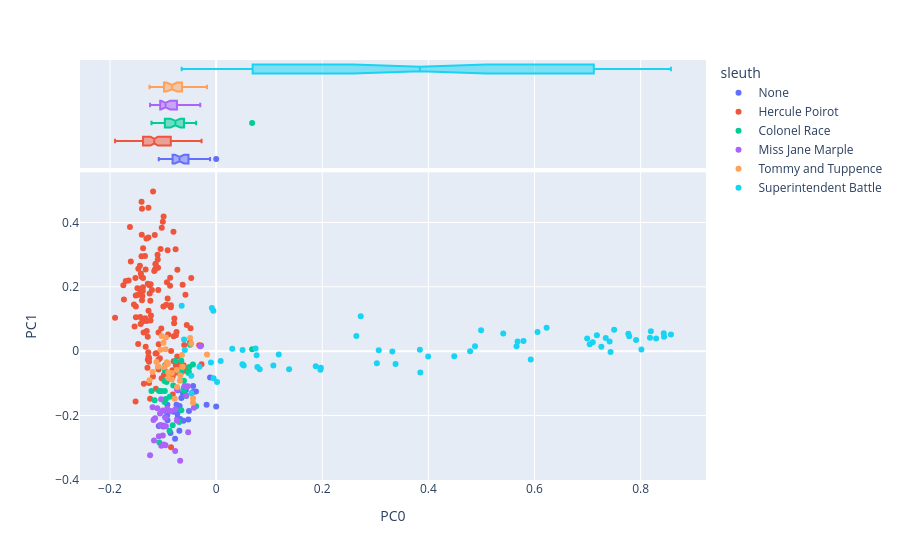

The cell this chart's notebook holds for it:
### Markdown cell above
#### Scatterplot of documents in the space created by the first two components

With points colored by metadata features.

### Code cell
# create a scatterplot of documents in the space created by the first 2 components
# coloring the points by sleuth

# fill the NaN for works without a sleuth (Giant's Bread)
DOC['sleuth'] = DOC['sleuth'].fillna('None')

px.scatter(
    data_frame = DCM.join(DOC).reset_index(),
    x = 'PC0', # first PC
    y = 'PC1', # second PC
    color = 'sleuth', # color by sleuth
    hover_name = 'label', # use concat string for hover info
    hover_data=['pub_year_original', 'work_type', 'primary_genre'], # add more hover data
    marginal_x = 'box' # add boxplot to x axis
)

### Figure 1 — Plotly figure (JSON) as saved in the notebook; plotly's stock layout.template omitted (floating-point values rounded to 4 significant figures; data arrays with more than 128 entries replaced by an {"elided": "..."} marker saying what was removed)
{"data": [{"customdata": [[1930, "novel", "Romance"], [1930, "novel", "Romance"], [1930, "novel", "Romance"], [1930, "novel", "Romance"], [1930, "novel", "Romance"], [1930, "novel", "Romance"], [1930, "novel", "Romance"], [1930, "novel", "Romance"], [1930, "novel", "Romance"], [1930, "novel", "Romance"], [1930, "novel", "Romance"], [1930, "novel", "Romance"], [1930, "novel", "Romance"], [1930, "novel", "Romance"], [1930, "novel", "Romance"], [1930, "novel", "Romance"], [1930, "novel", "Romance"], [1930, "novel", "Romance"], [1930, "novel", "Romance"], [1930, "novel", "Romance"], [1930, "novel", "Romance"], [1930, "novel", "Romance"], [1930, "novel", "Romance"], [1930, "novel", "Romance"], [1930, "novel", "Romance"], [1930, "novel", "Romance"], [1930, "novel", "Romance"], [1930, "novel", "Romance"], [1930, "novel", "Romance"]], "hovertemplate": "<b>%{hovertext}</b><br><br>sleuth=None<br>PC0=%{x}<br>PC1=%{y}<br>pub_year_original=%{customdata[0]}<br>work_type=%{customdata[1]}<br>primary_genre=%{customdata[2]}<extra></extra>", "hovertext": ["giants-bread ch.0", "giants-bread ch.1", "giants-bread ch.2", "giants-bread ch.3", "giants-bread ch.4", "giants-bread ch.5", "giants-bread ch.6", "giants-bread ch.7", "giants-bread ch.8", "giants-bread ch.9", "giants-bread ch.10", "giants-bread ch.11", "giants-bread ch.12", "giants-bread ch.13", "giants-bread ch.14", "giants-bread ch.15", "giants-bread ch.16", "giants-bread ch.17", "giants-bread ch.18", "giants-bread ch.19", "giants-bread ch.20", "giants-bread ch.21", "giants-bread ch.22", "giants-bread ch.23", "giants-bread ch.24", "giants-bread ch.25", "giants-bread ch.26", "giants-bread ch.27", "giants-bread ch.28"], "legendgroup": "None", "marker": {"color": "#636efa", "symbol": "circle"}, "mode": "markers", "name": "None", "orientation": "v", "showlegend": true, "type": "scatter", "x": [-0.05692, -0.04333, -0.03803, -0.0627, -0.0959, -0.06853, -0.06156, -0.06926, -0.0676, -0.08598, -0.073, -0.1081, -0.08075, -0.07734, -0.05233, -0.07257, -0.09193, -0.09944, -0.07295, -0.09146, -0.0746, -0.06543, -0.05116, -0.01138, 0.0001237, -0.04353, -0.01794, -0.06886, -0.09182], "xaxis": "x", "y": [-0.1208, -0.1083, -0.1256, -0.1302, -0.206, -0.1825, -0.2161, -0.2477, -0.2107, -0.2543, -0.1946, -0.2327, -0.1885, -0.2726, -0.2128, -0.1214, -0.1986, -0.2342, -0.2093, -0.2148, -0.1671, -0.146, -0.1858, -0.08188, -0.172, -0.1272, -0.1666, -0.1705, -0.1664], "yaxis": "y"}, {"alignmentgroup": "True", "customdata": [[1930, "novel", "Romance"], [1930, "novel", "Romance"], [1930, "novel", "Romance"], [1930, "novel", "Romance"], [1930, "novel", "Romance"], [1930, "novel", "Romance"], [1930, "novel", "Romance"], [1930, "novel", "Romance"], [1930, "novel", "Romance"], [1930, "novel", "Romance"], [1930, "novel", "Romance"], [1930, "novel", "Romance"], [1930, "novel", "Romance"], [1930, "novel", "Romance"], [1930, "novel", "Romance"], [1930, "novel", "Romance"], [1930, "novel", "Romance"], [1930, "novel", "Romance"], [1930, "novel", "Romance"], [1930, "novel", "Romance"], [1930, "novel", "Romance"], [1930, "novel", "Romance"], [1930, "novel", "Romance"], [1930, "novel", "Romance"], [1930, "novel", "Romance"], [1930, "novel", "Romance"], [1930, "novel", "Romance"], [1930, "novel", "Romance"], [1930, "novel", "Romance"]], "hovertemplate": "<b>%{hovertext}</b><br><br>sleuth=None<br>PC0=%{x}<br>pub_year_original=%{customdata[0]}<br>work_type=%{customdata[1]}<br>primary_genre=%{customdata[2]}<extra></extra>", "hovertext": ["giants-bread ch.0", "giants-bread ch.1", "giants-bread ch.2", "giants-bread ch.3", "giants-bread ch.4", "giants-bread ch.5", "giants-bread ch.6", "giants-bread ch.7", "giants-bread ch.8", "giants-bread ch.9", "giants-bread ch.10", "giants-bread ch.11", "giants-bread ch.12", "giants-bread ch.13", "giants-bread ch.14", "giants-bread ch.15", "giants-bread ch.16", "giants-bread ch.17", "giants-bread ch.18", "giants-bread ch.19", "giants-bread ch.20", "giants-bread ch.21", "giants-bread ch.22", "giants-bread ch.23", "giants-bread ch.24", "giants-bread ch.25", "giants-bread ch.26", "giants-bread ch.27", "giants-bread ch.28"], "legendgroup": "None", "marker": {"color": "#636efa", "symbol": "circle"}, "name": "None", "notched": true, "offsetgroup": "None", "showlegend": false, "type": "box", "x": [-0.05692, -0.04333, -0.03803, -0.0627, -0.0959, -0.06853, -0.06156, -0.06926, -0.0676, -0.08598, -0.073, -0.1081, -0.08075, -0.07734, -0.05233, -0.07257, -0.09193, -0.09944, -0.07295, -0.09146, -0.0746, -0.06543, -0.05116, -0.01138, 0.0001237, -0.04353, -0.01794, -0.06886, -0.09182], "xaxis": "x2", "yaxis": "y2"}, {"customdata": {"elided": "133x3 mixed values"}, "hovertemplate": "<b>%{hovertext}</b><br><br>sleuth=Hercule Poirot<br>PC0=%{x}<br>PC1=%{y}<br>pub_year_original=%{customdata[0]}<br>work_type=%{customdata[1]}<br>primary_genre=%{customdata[2]}<extra></extra>", "hovertext": {"elided": "133 str values"}, "legendgroup": "Hercule Poirot", "marker": {"color": "#EF553B", "symbol": "circle"}, "mode": "markers", "name": "Hercule Poirot", "orientation": "v", "showlegend": true, "type": "scatter", "x": {"elided": "133 float values"}, "xaxis": "x", "y": {"elided": "133 float values"}, "yaxis": "y"}, {"alignmentgroup": "True", "customdata": {"elided": "133x3 mixed values"}, "hovertemplate": "<b>%{hovertext}</b><br><br>sleuth=Hercule Poirot<br>PC0=%{x}<br>pub_year_original=%{customdata[0]}<br>work_type=%{customdata[1]}<br>primary_genre=%{customdata[2]}<extra></extra>", "hovertext": {"elided": "133 str values"}, "legendgroup": "Hercule Poirot", "marker": {"color": "#EF553B", "symbol": "circle"}, "name": "Hercule Poirot", "notched": true, "offsetgroup": "Hercule Poirot", "showlegend": false, "type": "box", "x": {"elided": "133 float values"}, "xaxis": "x2", "yaxis": "y2"}, {"customdata": [[1924, "novel", "Murder Mystery"], [1924, "novel", "Murder Mystery"], [1924, "novel", "Murder Mystery"], [1924, "novel", "Murder Mystery"], [1924, "novel", "Murder Mystery"], [1924, "novel", "Murder Mystery"], [1924, "novel", "Murder Mystery"], [1924, "novel", "Murder Mystery"], [1924, "novel", "Murder Mystery"], [1924, "novel", "Murder Mystery"], [1924, "novel", "Murder Mystery"], [1924, "novel", "Murder Mystery"], [1924, "novel", "Murder Mystery"], [1924, "novel", "Murder Mystery"], [1924, "novel", "Murder Mystery"], [1924, "novel", "Murder Mystery"], [1924, "novel", "Murder Mystery"], [1924, "novel", "Murder Mystery"], [1924, "novel", "Murder Mystery"], [1924, "novel", "Murder Mystery"], [1924, "novel", "Murder Mystery"], [1924, "novel", "Murder Mystery"], [1924, "novel", "Murder Mystery"], [1924, "novel", "Murder Mystery"], [1924, "novel", "Murder Mystery"], [1924, "novel", "Murder Mystery"], [1924, "novel", "Murder Mystery"], [1924, "novel", "Murder Mystery"], [1924, "novel", "Murder Mystery"], [1924, "novel", "Murder Mystery"], [1924, "novel", "Murder Mystery"], [1924, "novel", "Murder Mystery"], [1924, "novel", "Murder Mystery"], [1924, "novel", "Murder Mystery"], [1924, "novel", "Murder Mystery"], [1924, "novel", "Murder Mystery"], [1924, "novel", "Murder Mystery"]], "hovertemplate": "<b>%{hovertext}</b><br><br>sleuth=Colonel Race<br>PC0=%{x}<br>PC1=%{y}<br>pub_year_original=%{customdata[0]}<br>work_type=%{customdata[1]}<br>primary_genre=%{customdata[2]}<extra></extra>", "hovertext": ["the-man-in-the-brown-suit ch.0", "the-man-in-the-brown-suit ch.1", "the-man-in-the-brown-suit ch.2", "the-man-in-the-brown-suit ch.3", "the-man-in-the-brown-suit ch.4", "the-man-in-the-brown-suit ch.5", "the-man-in-the-brown-suit ch.6", "the-man-in-the-brown-suit ch.7", "the-man-in-the-brown-suit ch.8", "the-man-in-the-brown-suit ch.9", "the-man-in-the-brown-suit ch.10", "the-man-in-the-brown-suit ch.11", "the-man-in-the-brown-suit ch.12", "the-man-in-the-brown-suit ch.13", "the-man-in-the-brown-suit ch.14", "the-man-in-the-brown-suit ch.15", "the-man-in-the-brown-suit ch.16", "the-man-in-the-brown-suit ch.17", "the-man-in-the-brown-suit ch.18", "the-man-in-the-brown-suit ch.19", "the-man-in-the-brown-suit ch.20", "the-man-in-the-brown-suit ch.21", "the-man-in-the-brown-suit ch.22", "the-man-in-the-brown-suit ch.23", "the-man-in-the-brown-suit ch.24", "the-man-in-the-brown-suit ch.25", "the-man-in-the-brown-suit ch.26", "the-man-in-the-brown-suit ch.27", "the-man-in-the-brown-suit ch.28", "the-man-in-the-brown-suit ch.29", "the-man-in-the-brown-suit ch.30", "the-man-in-the-brown-suit ch.31", "the-man-in-the-brown-suit ch.32", "the-man-in-the-brown-suit ch.33", "the-man-in-the-brown-suit ch.34", "the-man-in-the-brown-suit ch.35", "the-man-in-the-brown-suit ch.36"], "legendgroup": "Colonel Race", "marker": {"color": "#00cc96", "symbol": "circle"}, "mode": "markers", "name": "Colonel Race", "orientation": "v", "showlegend": true, "type": "scatter", "x": [-0.1088, -0.06446, -0.06024, -0.06565, -0.07667, 0.06785, -0.05196, -0.04916, -0.05047, -0.09659, -0.0437, -0.08782, -0.03769, -0.09733, -0.1033, -0.06552, -0.0972, -0.05651, -0.09619, -0.08728, -0.0967, -0.08073, -0.06867, -0.06104, -0.107, -0.1075, -0.1218, -0.09468, -0.06069, -0.067, -0.09339, -0.05174, -0.1159, -0.09621, -0.08186, -0.06957, -0.06655], "xaxis": "x", "y": [-0.04928, -0.05528, -0.1233, -0.0297, -0.03093, 0.006084, -0.06813, 0.01973, -0.04917, -0.1856, -0.04188, -0.2479, -0.1717, -0.09299, -0.1239, -0.1839, -0.1579, -0.1397, -0.04417, -0.142, -0.1239, -0.1066, -0.06934, -0.1155, -0.2839, -0.1238, -0.1237, -0.1486, -0.09191, -0.06692, -0.09606, -0.06257, -0.1525, -0.06145, -0.2304, -0.2204, -0.06824], "yaxis": "y"}, {"alignmentgroup": "True", "customdata": [[1924, "novel", "Murder Mystery"], [1924, "novel", "Murder Mystery"], [1924, "novel", "Murder Mystery"], [1924, "novel", "Murder Mystery"], [1924, "novel", "Murder Mystery"], [1924, "novel", "Murder Mystery"], [1924, "novel", "Murder Mystery"], [1924, "novel", "Murder Mystery"], [1924, "novel", "Murder Mystery"], [1924, "novel", "Murder Mystery"], [1924, "novel", "Murder Mystery"], [1924, "novel", "Murder Mystery"], [1924, "novel", "Murder Mystery"], [1924, "novel", "Murder Mystery"], [1924, "novel", "Murder Mystery"], [1924, "novel", "Murder Mystery"], [1924, "novel", "Murder Mystery"], [1924, "novel", "Murder Mystery"], [1924, "novel", "Murder Mystery"], [1924, "novel", "Murder Mystery"], [1924, "novel", "Murder Mystery"], [1924, "novel", "Murder Mystery"], [1924, "novel", "Murder Mystery"], [1924, "novel", "Murder Mystery"], [1924, "novel", "Murder Mystery"], [1924, "novel", "Murder Mystery"], [1924, "novel", "Murder Mystery"], [1924, "novel", "Murder Mystery"], [1924, "novel", "Murder Mystery"], [1924, "novel", "Murder Mystery"], [1924, "novel", "Murder Mystery"], [1924, "novel", "Murder Mystery"], [1924, "novel", "Murder Mystery"], [1924, "novel", "Murder Mystery"], [1924, "novel", "Murder Mystery"], [1924, "novel", "Murder Mystery"], [1924, "novel", "Murder Mystery"]], "hovertemplate": "<b>%{hovertext}</b><br><br>sleuth=Colonel Race<br>PC0=%{x}<br>pub_year_original=%{customdata[0]}<br>work_type=%{customdata[1]}<br>primary_genre=%{customdata[2]}<extra></extra>", "hovertext": ["the-man-in-the-brown-suit ch.0", "the-man-in-the-brown-suit ch.1", "the-man-in-the-brown-suit ch.2", "the-man-in-the-brown-suit ch.3", "the-man-in-the-brown-suit ch.4", "the-man-in-the-brown-suit ch.5", "the-man-in-the-brown-suit ch.6", "the-man-in-the-brown-suit ch.7", "the-man-in-the-brown-suit ch.8", "the-man-in-the-brown-suit ch.9", "the-man-in-the-brown-suit ch.10", "the-man-in-the-brown-suit ch.11", "the-man-in-the-brown-suit ch.12", "the-man-in-the-brown-suit ch.13", "the-man-in-the-brown-suit ch.14", "the-man-in-the-brown-suit ch.15", "the-man-in-the-brown-suit ch.16", "the-man-in-the-brown-suit ch.17", "the-man-in-the-brown-suit ch.18", "the-man-in-the-brown-suit ch.19", "the-man-in-the-brown-suit ch.20", "the-man-in-the-brown-suit ch.21", "the-man-in-the-brown-suit ch.22", "the-man-in-the-brown-suit ch.23", "the-man-in-the-brown-suit ch.24", "the-man-in-the-brown-suit ch.25", "the-man-in-the-brown-suit ch.26", "the-man-in-the-brown-suit ch.27", "the-man-in-the-brown-suit ch.28", "the-man-in-the-brown-suit ch.29", "the-man-in-the-brown-suit ch.30", "the-man-in-the-brown-suit ch.31", "the-man-in-the-brown-suit ch.32", "the-man-in-the-brown-suit ch.33", "the-man-in-the-brown-suit ch.34", "the-man-in-the-brown-suit ch.35", "the-man-in-the-brown-suit ch.36"], "legendgroup": "Colonel Race", "marker": {"color": "#00cc96", "symbol": "circle"}, "name": "Colonel Race", "notched": true, "offsetgroup": "Colonel Race", "showlegend": false, "type": "box", "x": [-0.1088, -0.06446, -0.06024, -0.06565, -0.07667, 0.06785, -0.05196, -0.04916, -0.05047, -0.09659, -0.0437, -0.08782, -0.03769, -0.09733, -0.1033, -0.06552, -0.0972, -0.05651, -0.09619, -0.08728, -0.0967, -0.08073, -0.06867, -0.06104, -0.107, -0.1075, -0.1218, -0.09468, -0.06069, -0.067, -0.09339, -0.05174, -0.1159, -0.09621, -0.08186, -0.06957, -0.06655], "xaxis": "x2", "yaxis": "y2"}, {"customdata": [[1930, "novel", "Murder Mystery"], [1930, "novel", "Murder Mystery"], [1930, "novel", "Murder Mystery"], [1930, "novel", "Murder Mystery"], [1930, "novel", "Murder Mystery"], [1930, "novel", "Murder Mystery"], [1930, "novel", "Murder Mystery"], [1930, "novel", "Murder Mystery"], [1930, "novel", "Murder Mystery"], [1930, "novel", "Murder Mystery"], [1930, "novel", "Murder Mystery"], [1930, "novel", "Murder Mystery"], [1930, "novel", "Murder Mystery"], [1930, "novel", "Murder Mystery"], [1930, "novel", "Murder Mystery"], [1930, "novel", "Murder Mystery"], [1930, "novel", "Murder Mystery"], [1930, "novel", "Murder Mystery"], [1930, "novel", "Murder Mystery"], [1930, "novel", "Murder Mystery"], [1930, "novel", "Murder Mystery"], [1930, "novel", "Murder Mystery"], [1930, "novel", "Murder Mystery"], [1930, "novel", "Murder Mystery"], [1930, "novel", "Murder Mystery"], [1930, "novel", "Murder Mystery"], [1930, "novel", "Murder Mystery"], [1930, "novel", "Murder Mystery"], [1930, "novel", "Murder Mystery"], [1930, "novel", "Murder Mystery"], [1930, "novel", "Murder Mystery"], [1930, "novel", "Murder Mystery"]], "hovertemplate": "<b>%{hovertext}</b><br><br>sleuth=Miss Jane Marple<br>PC0=%{x}<br>PC1=%{y}<br>pub_year_original=%{customdata[0]}<br>work_type=%{customdata[1]}<br>primary_genre=%{customdata[2]}<extra></extra>", "hovertext": ["the-murder-at-the-vicarage ch.1", "the-murder-at-the-vicarage ch.2", "the-murder-at-the-vicarage ch.3", "the-murder-at-the-vicarage ch.4", "the-murder-at-the-vicarage ch.5", "the-murder-at-the-vicarage ch.6", "the-murder-at-the-vicarage ch.7", "the-murder-at-the-vicarage ch.8", "the-murder-at-the-vicarage ch.9", "the-murder-at-the-vicarage ch.10", "the-murder-at-the-vicarage ch.11", "the-murder-at-the-vicarage ch.12", "the-murder-at-the-vicarage ch.13", "the-murder-at-the-vicarage ch.14", "the-murder-at-the-vicarage ch.15", "the-murder-at-the-vicarage ch.16", "the-murder-at-the-vicarage ch.17", "the-murder-at-the-vicarage ch.18", "the-murder-at-the-vicarage ch.19", "the-murder-at-the-vicarage ch.20", "the-murder-at-the-vicarage ch.21", "the-murder-at-the-vicarage ch.22", "the-murder-at-the-vicarage ch.23", "the-murder-at-the-vicarage ch.24", "the-murder-at-the-vicarage ch.25", "the-murder-at-the-vicarage ch.26", "the-murder-at-the-vicarage ch.27", "the-murder-at-the-vicarage ch.28", "the-murder-at-the-vicarage ch.29", "the-murder-at-the-vicarage ch.30", "the-murder-at-the-vicarage ch.31", "the-murder-at-the-vicarage ch.32"], "legendgroup": "Miss Jane Marple", "marker": {"color": "#ab63fa", "symbol": "circle"}, "mode": "markers", "name": "Miss Jane Marple", "orientation": "v", "showlegend": true, "type": "scatter", "x": [-0.0933, -0.1033, -0.1036, -0.09928, -0.09213, -0.105, -0.05262, -0.09528, -0.06773, -0.09534, -0.09866, -0.1245, -0.07717, -0.1005, -0.1171, -0.1079, -0.09473, -0.1058, -0.074, -0.05935, -0.05614, -0.1197, -0.118, -0.077, -0.1108, -0.1151, -0.05326, -0.02988, -0.07373, -0.1004, -0.04188, -0.08535], "xaxis": "x", "y": [-0.1832, -0.2941, -0.15, -0.2315, -0.1794, -0.2298, -0.2524, -0.2926, -0.3412, -0.2072, -0.2906, -0.3241, -0.3102, -0.1845, -0.2779, -0.2649, -0.2334, -0.1938, -0.2159, -0.1087, -0.1388, -0.1748, -0.2145, -0.1814, -0.1773, -0.209, -0.1095, 0.01545, -0.1191, -0.2627, -0.1761, -0.1861], "yaxis": "y"}, {"alignmentgroup": "True", "customdata": [[1930, "novel", "Murder Mystery"], [1930, "novel", "Murder Mystery"], [1930, "novel", "Murder Mystery"], [1930, "novel", "Murder Mystery"], [1930, "novel", "Murder Mystery"], [1930, "novel", "Murder Mystery"], [1930, "novel", "Murder Mystery"], [1930, "novel", "Murder Mystery"], [1930, "novel", "Murder Mystery"], [1930, "novel", "Murder Mystery"], [1930, "novel", "Murder Mystery"], [1930, "novel", "Murder Mystery"], [1930, "novel", "Murder Mystery"], [1930, "novel", "Murder Mystery"], [1930, "novel", "Murder Mystery"], [1930, "novel", "Murder Mystery"], [1930, "novel", "Murder Mystery"], [1930, "novel", "Murder Mystery"], [1930, "novel", "Murder Mystery"], [1930, "novel", "Murder Mystery"], [1930, "novel", "Murder Mystery"], [1930, "novel", "Murder Mystery"], [1930, "novel", "Murder Mystery"], [1930, "novel", "Murder Mystery"], [1930, "novel", "Murder Mystery"], [1930, "novel", "Murder Mystery"], [1930, "novel", "Murder Mystery"], [1930, "novel", "Murder Mystery"], [1930, "novel", "Murder Mystery"], [1930, "novel", "Murder Mystery"], [1930, "novel", "Murder Mystery"], [1930, "novel", "Murder Mystery"]], "hovertemplate": "<b>%{hovertext}</b><br><br>sleuth=Miss Jane Marple<br>PC0=%{x}<br>pub_year_original=%{customdata[0]}<br>work_type=%{customdata[1]}<br>primary_genre=%{customdata[2]}<extra></extra>", "hovertext": ["the-murder-at-the-vicarage ch.1", "the-murder-at-the-vicarage ch.2", "the-murder-at-the-vicarage ch.3", "the-murder-at-the-vicarage ch.4", "the-murder-at-the-vicarage ch.5", "the-murder-at-the-vicarage ch.6", "the-murder-at-the-vicarage ch.7", "the-murder-at-the-vicarage ch.8", "the-murder-at-the-vicarage ch.9", "the-murder-at-the-vicarage ch.10", "the-murder-at-the-vicarage ch.11", "the-murder-at-the-vicarage ch.12", "the-murder-at-the-vicarage ch.13", "the-murder-at-the-vicarage ch.14", "the-murder-at-the-vicarage ch.15", "the-murder-at-the-vicarage ch.16", "the-murder-at-the-vicarage ch.17", "the-murder-at-the-vicarage ch.18", "the-murder-at-the-vicarage ch.19", "the-murder-at-the-vicarage ch.20", "the-murder-at-the-vicarage ch.21", "the-murder-at-the-vicarage ch.22", "the-murder-at-the-vicarage ch.23", "the-murder-at-the-vicarage ch.24", "the-murder-at-the-vicarage ch.25", "the-murder-at-the-vicarage ch.26", "the-murder-at-the-vicarage ch.27", "the-murder-at-the-vicarage ch.28", "the-murder-at-the-vicarage ch.29", "the-murder-at-the-vicarage ch.30", "the-murder-at-the-vicarage ch.31", "the-murder-at-the-vicarage ch.32"], "legendgroup": "Miss Jane Marple", "marker": {"color": "#ab63fa", "symbol": "circle"}, "name": "Miss Jane Marple", "notched": true, "offsetgroup": "Miss Jane Marple", "showlegend": false, "type": "box", "x": [-0.0933, -0.1033, -0.1036, -0.09928, -0.09213, -0.105, -0.05262, -0.09528, -0.06773, -0.09534, -0.09866, -0.1245, -0.07717, -0.1005, -0.1171, -0.1079, -0.09473, -0.1058, -0.074, -0.05935, -0.05614, -0.1197, -0.118, -0.077, -0.1108, -0.1151, -0.05326, -0.02988, -0.07373, -0.1004, -0.04188, -0.08535], "xaxis": "x2", "yaxis": "y2"}, {"customdata": [[1922, "novel", "Espionage"], [1922, "novel", "Espionage"], [1922, "novel", "Espionage"], [1922, "novel", "Espionage"], [1922, "novel", "Espionage"], [1922, "novel", "Espionage"], [1922, "novel", "Espionage"], [1922, "novel", "Espionage"], [1922, "novel", "Espionage"], [1922, "novel", "Espionage"], [1922, "novel", "Espionage"], [1922, "novel", "Espionage"], [1922, "novel", "Espionage"], [1922, "novel", "Espionage"], [1922, "novel", "Espionage"], [1922, "novel", "Espionage"], [1922, "novel", "Espionage"], [1922, "novel", "Espionage"], [1922, "novel", "Espionage"], [1922, "novel", "Espionage"], [1922, "novel", "Espionage"], [1922, "novel", "Espionage"], [1922, "novel", "Espionage"], [1922, "novel", "Espionage"], [1922, "novel", "Espionage"], [1922, "novel", "Espionage"], [1922, "novel", "Espionage"], [1922, "novel", "Espionage"], [1922, "novel", "Espionage"]], "hovertemplate": "<b>%{hovertext}</b><br><br>sleuth=Tommy and Tuppence<br>PC0=%{x}<br>PC1=%{y}<br>pub_year_original=%{customdata[0]}<br>work_type=%{customdata[1]}<br>primary_genre=%{customdata[2]}<extra></extra>", "hovertext": ["the-secret-adversary ch.0", "the-secret-adversary ch.1", "the-secret-adversary ch.2", "the-secret-adversary ch.3", "the-secret-adversary ch.4", "the-secret-adversary ch.5", "the-secret-adversary ch.6", "the-secret-adversary ch.7", "the-secret-adversary ch.8", "the-secret-adversary ch.9", "the-secret-adversary ch.10", "the-secret-adversary ch.11", "the-secret-adversary ch.12", "the-secret-adversary ch.13", "the-secret-adversary ch.14", "the-secret-adversary ch.15", "the-secret-adversary ch.16", "the-secret-adversary ch.17", "the-secret-adversary ch.18", "the-secret-adversary ch.19", "the-secret-adversary ch.20", "the-secret-adversary ch.21", "the-secret-adversary ch.22", "the-secret-adversary ch.23", "the-secret-adversary ch.24", "the-secret-adversary ch.25", "the-secret-adversary ch.26", "the-secret-adversary ch.27", "the-secret-adversary ch.28"], "legendgroup": "Tommy and Tuppence", "marker": {"color": "#FFA15A", "symbol": "circle"}, "mode": "markers", "name": "Tommy and Tuppence", "orientation": "v", "showlegend": true, "type": "scatter", "x": [-0.01723, -0.07804, -0.0946, -0.04349, -0.09532, -0.07347, -0.06373, -0.04901, -0.09932, -0.08331, -0.1045, -0.08331, -0.1256, -0.09007, -0.09095, -0.09007, -0.09279, -0.1025, -0.09788, -0.1124, -0.0676, -0.06831, -0.07406, -0.0631, -0.04684, -0.1197, -0.06438, -0.109, -0.0437], "xaxis": "x", "y": [-0.0105, -0.1483, 0.04205, -0.1465, 0.005766, -0.1114, -0.04831, 0.04078, 0.02612, -0.06838, 0.004607, -0.08852, -0.09029, -0.06612, -0.04009, -0.08345, -0.03438, 0.04736, -0.04923, -0.03361, -0.07602, -0.09203, -0.05856, -0.04872, 0.0233, -0.06473, -0.01229, -0.04782, -0.1599], "yaxis": "y"}, {"alignmentgroup": "True", "customdata": [[1922, "novel", "Espionage"], [1922, "novel", "Espionage"], [1922, "novel", "Espionage"], [1922, "novel", "Espionage"], [1922, "novel", "Espionage"], [1922, "novel", "Espionage"], [1922, "novel", "Espionage"], [1922, "novel", "Espionage"], [1922, "novel", "Espionage"], [1922, "novel", "Espionage"], [1922, "novel", "Espionage"], [1922, "novel", "Espionage"], [1922, "novel", "Espionage"], [1922, "novel", "Espionage"], [1922, "novel", "Espionage"], [1922, "novel", "Espionage"], [1922, "novel", "Espionage"], [1922, "novel", "Espionage"], [1922, "novel", "Espionage"], [1922, "novel", "Espionage"], [1922, "novel", "Espionage"], [1922, "novel", "Espionage"], [1922, "novel", "Espionage"], [1922, "novel", "Espionage"], [1922, "novel", "Espionage"], [1922, "novel", "Espionage"], [1922, "novel", "Espionage"], [1922, "novel", "Espionage"], [1922, "novel", "Espionage"]], "hovertemplate": "<b>%{hovertext}</b><br><br>sleuth=Tommy and Tuppence<br>PC0=%{x}<br>pub_year_original=%{customdata[0]}<br>work_type=%{customdata[1]}<br>primary_genre=%{customdata[2]}<extra></extra>", "hovertext": ["the-secret-adversary ch.0", "the-secret-adversary ch.1", "the-secret-adversary ch.2", "the-secret-adversary ch.3", "the-secret-adversary ch.4", "the-secret-adversary ch.5", "the-secret-adversary ch.6", "the-secret-adversary ch.7", "the-secret-adversary ch.8", "the-secret-adversary ch.9", "the-secret-adversary ch.10", "the-secret-adversary ch.11", "the-secret-adversary ch.12", "the-secret-adversary ch.13", "the-secret-adversary ch.14", "the-secret-adversary ch.15", "the-secret-adversary ch.16", "the-secret-adversary ch.17", "the-secret-adversary ch.18", "the-secret-adversary ch.19", "the-secret-adversary ch.20", "the-secret-adversary ch.21", "the-secret-adversary ch.22", "the-secret-adversary ch.23", "the-secret-adversary ch.24", "the-secret-adversary ch.25", "the-secret-adversary ch.26", "the-secret-adversary ch.27", "the-secret-adversary ch.28"], "legendgroup": "Tommy and Tuppence", "marker": {"color": "#FFA15A", "symbol": "circle"}, "name": "Tommy and Tuppence", "notched": true, "offsetgroup": "Tommy and Tuppence", "showlegend": false, "type": "box", "x": [-0.01723, -0.07804, -0.0946, -0.04349, -0.09532, -0.07347, -0.06373, -0.04901, -0.09932, -0.08331, -0.1045, -0.08331, -0.1256, -0.09007, -0.09095, -0.09007, -0.09279, -0.1025, -0.09788, -0.1124, -0.0676, -0.06831, -0.07406, -0.0631, -0.04684, -0.1197, -0.06438, -0.109, -0.0437], "xaxis": "x2", "yaxis": "y2"}, {"customdata": {"elided": "65x3 mixed values"}, "hovertemplate": "<b>%{hovertext}</b><br><br>sleuth=Superintendent Battle<br>PC0=%{x}<br>PC1=%{y}<br>pub_year_original=%{customdata[0]}<br>work_type=%{customdata[1]}<br>primary_genre=%{customdata[2]}<extra></extra>", "hovertext": ["the-secret-of-chimneys ch.1", "the-secret-of-chimneys ch.2", "the-secret-of-chimneys ch.3", "the-secret-of-chimneys ch.4", "the-secret-of-chimneys ch.5", "the-secret-of-chimneys ch.6", "the-secret-of-chimneys ch.7", "the-secret-of-chimneys ch.8", "the-secret-of-chimneys ch.9", "the-secret-of-chimneys ch.10", "the-secret-of-chimneys ch.11", "the-secret-of-chimneys ch.12", "the-secret-of-chimneys ch.13", "the-secret-of-chimneys ch.14", "the-secret-of-chimneys ch.15", "the-secret-of-chimneys ch.16", "the-secret-of-chimneys ch.17", "the-secret-of-chimneys ch.18", "the-secret-of-chimneys ch.19", "the-secret-of-chimneys ch.20", "the-secret-of-chimneys ch.21", "the-secret-of-chimneys ch.22", "the-secret-of-chimneys ch.23", "the-secret-of-chimneys ch.24", "the-secret-of-chimneys ch.25", "the-secret-of-chimneys ch.26", "the-secret-of-chimneys ch.27", "the-secret-of-chimneys ch.28", "the-secret-of-chimneys ch.29", "the-secret-of-chimneys ch.30", "the-secret-of-chimneys ch.31", "the-seven-dials-mystery ch.1", "the-seven-dials-mystery ch.2", "the-seven-dials-mystery ch.3", "the-seven-dials-mystery ch.4", "the-seven-dials-mystery ch.5", "the-seven-dials-mystery ch.6", "the-seven-dials-mystery ch.7", "the-seven-dials-mystery ch.8", "the-seven-dials-mystery ch.9", "the-seven-dials-mystery ch.10", "the-seven-dials-mystery ch.11", "the-seven-dials-mystery ch.12", "the-seven-dials-mystery ch.13", "the-seven-dials-mystery ch.14", "the-seven-dials-mystery ch.15", "the-seven-dials-mystery ch.16", "the-seven-dials-mystery ch.17", "the-seven-dials-mystery ch.18", "the-seven-dials-mystery ch.19", "the-seven-dials-mystery ch.20", "the-seven-dials-mystery ch.21", "the-seven-dials-mystery ch.22", "the-seven-dials-mystery ch.23", "the-seven-dials-mystery ch.24", "the-seven-dials-mystery ch.25", "the-seven-dials-mystery ch.26", "the-seven-dials-mystery ch.27", "the-seven-dials-mystery ch.28", "the-seven-dials-mystery ch.29", "the-seven-dials-mystery ch.30", "the-seven-dials-mystery ch.31", "the-seven-dials-mystery ch.32", "the-seven-dials-mystery ch.33", "the-seven-dials-mystery ch.34"], "legendgroup": "Superintendent Battle", "marker": {"color": "#19d3f3", "symbol": "circle"}, "mode": "markers", "name": "Superintendent Battle", "orientation": "v", "showlegend": true, "type": "scatter", "x": [-0.04676, -0.004778, 0.3065, 0.3029, 0.03037, 0.1181, -0.06043, -0.06491, -0.059, 0.3996, 0.1376, 0.05203, 0.07638, 0.04982, 0.2643, 0.4993, 0.384, 0.07437, -0.005237, 0.04962, 0.5662, 0.1973, 0.5411, 0.6057, 0.2725, -0.03136, 0.3321, -0.008033, 0.008593, -0.04662, 0.4879, 0.1966, 0.07771, 0.001756, 0.7914, 0.7176, 0.7415, 0.7769, 0.4787, 0.7433, 0.7343, 0.8292, 0.8176, 0.7501, 0.6229, 0.726, 0.8437, 0.7785, 0.4488, 0.8193, 0.1079, 0.1878, 0.5682, 0.08216, 0.8015, 0.3848, 0.7041, -0.009741, 0.6993, 0.5929, 0.8441, 0.8572, 0.5793, 0.3381, 0.7098], "xaxis": "x", "y": [-0.07694, -0.08401, 0.002562, -0.03798, 0.007743, -0.01032, 0.03612, 0.1408, 0.0034, -0.01698, -0.05652, -0.04451, -0.01277, 0.003337, 0.04697, 0.06487, 0.004013, 0.008317, 0.1253, -0.04063, 0.01528, -0.05189, 0.0549, 0.05955, 0.1085, -0.04863, -0.001475, 0.1339, -0.03071, -0.1307, 0.01524, -0.05819, -0.04916, -0.0961, 0.03451, 0.0496, 0.02967, 0.0537, -0.0005061, -0.002768, 0.04119, 0.03911, 0.04183, 0.0665, 0.07307, 0.01379, 0.05536, 0.04642, -0.01596, 0.06175, -0.0444, -0.04681, 0.03028, -0.0567, 0.004822, -0.06669, 0.02166, -0.03551, 0.03891, -0.02633, 0.04497, 0.05137, 0.03144, -0.04009, 0.02775], "yaxis": "y"}, {"alignmentgroup": "True", "customdata": {"elided": "65x3 mixed values"}, "hovertemplate": "<b>%{hovertext}</b><br><br>sleuth=Superintendent Battle<br>PC0=%{x}<br>pub_year_original=%{customdata[0]}<br>work_type=%{customdata[1]}<br>primary_genre=%{customdata[2]}<extra></extra>", "hovertext": ["the-secret-of-chimneys ch.1", "the-secret-of-chimneys ch.2", "the-secret-of-chimneys ch.3", "the-secret-of-chimneys ch.4", "the-secret-of-chimneys ch.5", "the-secret-of-chimneys ch.6", "the-secret-of-chimneys ch.7", "the-secret-of-chimneys ch.8", "the-secret-of-chimneys ch.9", "the-secret-of-chimneys ch.10", "the-secret-of-chimneys ch.11", "the-secret-of-chimneys ch.12", "the-secret-of-chimneys ch.13", "the-secret-of-chimneys ch.14", "the-secret-of-chimneys ch.15", "the-secret-of-chimneys ch.16", "the-secret-of-chimneys ch.17", "the-secret-of-chimneys ch.18", "the-secret-of-chimneys ch.19", "the-secret-of-chimneys ch.20", "the-secret-of-chimneys ch.21", "the-secret-of-chimneys ch.22", "the-secret-of-chimneys ch.23", "the-secret-of-chimneys ch.24", "the-secret-of-chimneys ch.25", "the-secret-of-chimneys ch.26", "the-secret-of-chimneys ch.27", "the-secret-of-chimneys ch.28", "the-secret-of-chimneys ch.29", "the-secret-of-chimneys ch.30", "the-secret-of-chimneys ch.31", "the-seven-dials-mystery ch.1", "the-seven-dials-mystery ch.2", "the-seven-dials-mystery ch.3", "the-seven-dials-mystery ch.4", "the-seven-dials-mystery ch.5", "the-seven-dials-mystery ch.6", "the-seven-dials-mystery ch.7", "the-seven-dials-mystery ch.8", "the-seven-dials-mystery ch.9", "the-seven-dials-mystery ch.10", "the-seven-dials-mystery ch.11", "the-seven-dials-mystery ch.12", "the-seven-dials-mystery ch.13", "the-seven-dials-mystery ch.14", "the-seven-dials-mystery ch.15", "the-seven-dials-mystery ch.16", "the-seven-dials-mystery ch.17", "the-seven-dials-mystery ch.18", "the-seven-dials-mystery ch.19", "the-seven-dials-mystery ch.20", "the-seven-dials-mystery ch.21", "the-seven-dials-mystery ch.22", "the-seven-dials-mystery ch.23", "the-seven-dials-mystery ch.24", "the-seven-dials-mystery ch.25", "the-seven-dials-mystery ch.26", "the-seven-dials-mystery ch.27", "the-seven-dials-mystery ch.28", "the-seven-dials-mystery ch.29", "the-seven-dials-mystery ch.30", "the-seven-dials-mystery ch.31", "the-seven-dials-mystery ch.32", "the-seven-dials-mystery ch.33", "the-seven-dials-mystery ch.34"], "legendgroup": "Superintendent Battle", "marker": {"color": "#19d3f3", "symbol": "circle"}, "name": "Superintendent Battle", "notched": true, "offsetgroup": "Superintendent Battle", "showlegend": false, "type": "box", "x": [-0.04676, -0.004778, 0.3065, 0.3029, 0.03037, 0.1181, -0.06043, -0.06491, -0.059, 0.3996, 0.1376, 0.05203, 0.07638, 0.04982, 0.2643, 0.4993, 0.384, 0.07437, -0.005237, 0.04962, 0.5662, 0.1973, 0.5411, 0.6057, 0.2725, -0.03136, 0.3321, -0.008033, 0.008593, -0.04662, 0.4879, 0.1966, 0.07771, 0.001756, 0.7914, 0.7176, 0.7415, 0.7769, 0.4787, 0.7433, 0.7343, 0.8292, 0.8176, 0.7501, 0.6229, 0.726, 0.8437, 0.7785, 0.4488, 0.8193, 0.1079, 0.1878, 0.5682, 0.08216, 0.8015, 0.3848, 0.7041, -0.009741, 0.6993, 0.5929, 0.8441, 0.8572, 0.5793, 0.3381, 0.7098], "xaxis": "x2", "yaxis": "y2"}], "layout": {"legend": {"title": {"text": "sleuth"}, "tracegroupgap": 0}, "margin": {"t": 60}, "xaxis": {"anchor": "y", "domain": [0, 1], "title": {"text": "PC0"}}, "xaxis2": {"anchor": "y2", "domain": [0, 1], "matches": "x", "showgrid": true, "showticklabels": false}, "yaxis": {"anchor": "x", "domain": [0, 0.7326], "title": {"text": "PC1"}}, "yaxis2": {"anchor": "x2", "domain": [0.7426, 1], "matches": "y2", "showgrid": false, "showline": false, "showticklabels": false, "ticks": ""}}}
